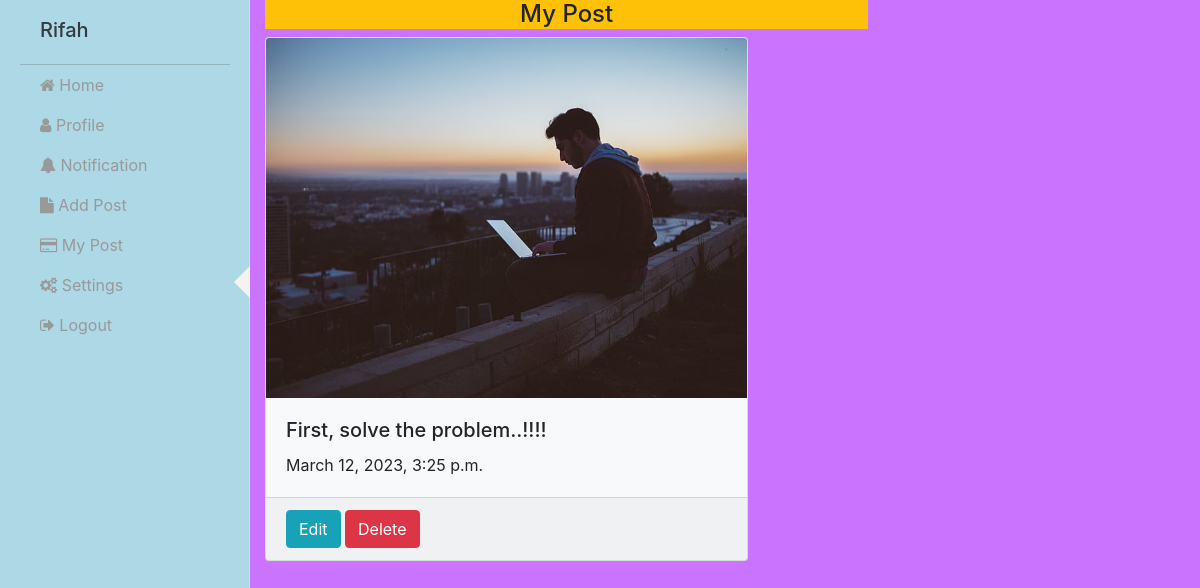
Screenshot of /user/myvlog/ (signed in) with the database file from the repository.
### user/models.py (models this page shows, shortened)
class Posts(models.Model):
    image=models.ImageField(upload_to="posted_images",null=True)
    caption=models.CharField(max_length=500)
    datetime=models.DateTimeField(auto_now_add=True)
    user=models.ForeignKey(User,on_delete=models.CASCADE,related_name="p_user")
    likes=models.ManyToManyField(User,related_name="l_user")

### user/views.py (the view)
# urls.py: path('myvlog/',vlogview.as_view(),name="vlog"),
class vlogview(TemplateView):
    template_name="vlogs.html"
    def get_context_data(self,**kwargs):
        context=super().get_context_data(**kwargs)
        context["data"]=Posts.objects.filter(user=self.request.user)
        return context

### user/templates/vlogs.html
{% extends 'nav.html' %}
{% block side %}
<h4 class=" bg-warning text-center">My Post</h4>
{%for i in data%}
      <div class="card mb-5 bg-light" style="width: 80%;">
        {% if i.image %}
        <img class="card-img-top" src="{{i.image.url}}" alt="Card image cap">
        {%endif%}
        <div class="card-body">
          <h5 class="card-title">{{ i.caption}}</h5>
          <p class="card-text">{{ i.datetime}}</p>
        </div>
        <div class="card-footer">
          <a href="{% url 'epost' i.id %}" class="btn btn-info">Edit</a>
          <a href="{% url 'dpost' i.id %}" class="btn btn-danger">Delete</a></div>
      </div>
      {%endfor%}
{% endblock %}

### user/templates/nav.html (shortened to what this page needs)
 <!doctype html>
{% load static %}
<html lang="en">
  <head>
    <link rel="stylesheet" href="{% static 'nav1.css' %}">
    <link rel="stylesheet" href="{% static 'style2.css' %}">
    <link rel="stylesheet" href="https://stackpath.bootstrapcdn.com/bootstrap/4.3.1/css/bootstrap.min.css">
  </head>
  <body>
    <link href="https://maxcdn.bootstrapcdn.com/font-awesome/4.3.0/css/font-awesome.min.css" rel="stylesheet">
    <div id="wrapper" class="wrapper-content">
    <div id="sidebar-wrapper">
        <ul class="sidebar-nav">
            <li class="sidebar-brand">
              <h5><a href="" class="text-dark"> {{request.user.first_name}}</a></h5>
            </li>
            <li>
                <a href="{% url 'uh1' %}" ><i class="fa fa-home"></i> Home</a>
            </li>
            <li>
                <a href="{% url 'prof' %}"><i class="fa fa-user"></i>  Profile</a>
            </li>
            <li>
                <a href="#"><i class="fa fa-bell"></i> Notification</a>
            </li>
            <li>
                <a href="{% url 'apost' %}"><i class="fa fa-file"></i> Add Post</a>
            </li>
            <li>
                <a href="{% url 'vlog' %}"><i class="fa fa-credit-card"></i> My Post</a>
            </li>
            <li class="active">
                <a href="#"><i class="fa fa-gears"></i> Settings</a>
            </li>
            <li>
                <a href="{% url 'login' %}"><i class="fa fa-sign-out"></i> Logout</a>
            </li>
            </ul>
            </div>
            <div class="col-lg-8">
                {% block side %} {% endblock %}
            </div>
            </div>
        </body>
        </html>

### user/static/nav1.css (style rules this page uses)
#sidebar-wrapper { z-index: 1000; position: fixed; left: 250px; width: 0; height: 100%; margin-left: -250px; overflow-y: auto; background:lightblue; -webkit-transition: all 0.5s ease; -moz-transition: all 0.5s ease; -o-transition: all 0.5s ease; transition: all 0.5s ease; }
#sidebar-wrapper { box-shadow: inset -1px 0px 0px 0px #DDDDDD; }
.sidebar-nav { position: absolute; top: 0; width: 250px; margin: 0; padding: 0; list-style: none; }
.sidebar-nav li { text-indent: 20px; line-height: 40px; }
.sidebar-nav li a { display: block; text-decoration: none; color: #999999; }
.sidebar-nav > .sidebar-brand { height: 65px; font-size: 18px; line-height: 60px; }
.sidebar-nav > .sidebar-brand a { color: #999999; }
@media (min-width:768px) { #wrapper { padding-left: 250px; } }
@media (min-width:768px) { #sidebar-wrapper { width: 250px; } }
#sidebar-wrapper li.active > a:after { border-right: 17px solid #f4f3ef; border-top: 17px solid transparent; border-bottom: 17px solid transparent; content: ""; display: inline-block; position: absolute; right: -1px; }
.sidebar-brand { border-bottom: 1px solid rgba(102, 97, 91, 0.3); }
.sidebar-brand { padding: 18px 0px; margin: 0 20px; }
p { font-size: 16px; line-height: 1.4em; }

### user/static/style2.css (style rules this page uses)
body { background: rgb(2,0,36); background: linear-gradient(#c973FF,#c973FF); }

### rows the page displays
Posts: image (picture), caption "First, solve the problem..!!!!", datetime "March 12, 2023, 3:25 p.m."

### other values shown
{{ request.user.first_name }} "Rifah"
